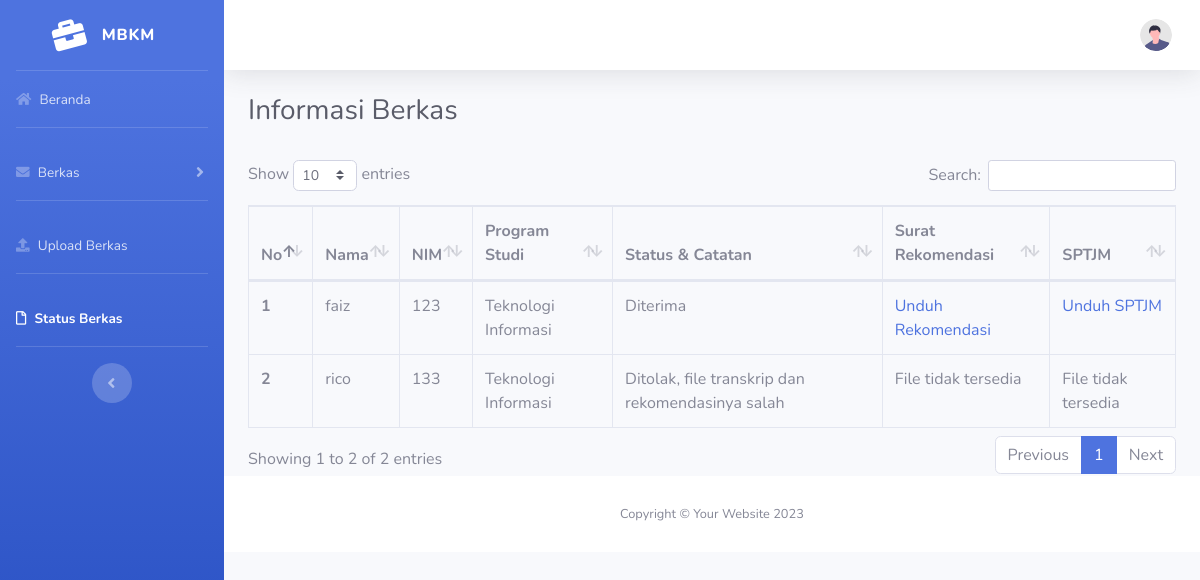
Screenshot of /sptjm.php with the database file from the repository.
### tables this page shows
CREATE TABLE `tbl_berkas` (
  `id` int(11) NOT NULL,
  `nama` varchar(255) NOT NULL,
  `nim` varchar(20) NOT NULL,
  `prodi` varchar(100) NOT NULL,
  `transkrip` varchar(255) NOT NULL,
  `pernyataan` varchar(255) NOT NULL,
  `rekomendasi` varchar(255) NOT NULL,
  `tanggal_upload` timestamp NOT NULL DEFAULT current_timestamp(),
  `catatan` text NOT NULL,
  `sptjm` varchar(255) DEFAULT NULL,
  `file_rekomendasi` varchar(255) DEFAULT NULL
);

### sptjm.php (the view, shortened to what this page needs)
<?php
require_once "koneksi.php";
$sql = "SELECT * FROM tbl_berkas";
$result = $conn->query($sql);
?>
<!DOCTYPE html>
<html lang="en">
<head>
    <link href="vendor/fontawesome-free/css/all.min.css" rel="stylesheet" type="text/css">
    <link href="css/sb-admin-2.min.css" rel="stylesheet">
    <link href="vendor/datatables/dataTables.bootstrap4.min.css" rel="stylesheet">
</head>
<body id="page-top">
    <div id="wrapper">
        <ul class="navbar-nav bg-gradient-primary sidebar sidebar-dark accordion" id="accordionSidebar">
            <a class="sidebar-brand d-flex align-items-center justify-content-center" href="index.php">
                <div class="sidebar-brand-icon rotate-n-15">
                    <i class="fas fa-briefcase"></i>
                </div>
                <div class="sidebar-brand-text mx-3">MBKM </div>
            </a>
            <hr class="sidebar-divider my-0">
            <li class="nav-item">
                <a class="nav-link" href="index.php">
                    <i class="fas fa-home"></i>
                    <span>Beranda</span></a>
            </li>
            <hr class="sidebar-divider">
            <li class="nav-item">
                <a class="nav-link collapsed" href="#" data-toggle="collapse" data-target="#collapseTwo"
                    aria-expanded="true" aria-controls="collapseTwo">
                    <i class="fas fa-envelope"></i>
                    <span>Berkas</span>
                </a>
            </li>
            <hr class="sidebar-divider">
            <li class="nav-item">
                <a class="nav-link" href="upload.php">
                    <i class="fas fa-upload"></i>
                    <span>Upload Berkas</span></a>
            </li>
            <hr class="sidebar-divider">
            <li class="nav-item active">
                <a class="nav-link" href="sptjm.php">
                <i class="far fa-file"></i>
                    <span>Status Berkas</span></a>
            </li>
            <hr class="sidebar-divider d-none d-md-block">
            <div class="text-center d-none d-md-inline">
                <button class="rounded-circle border-0" id="sidebarToggle"></button>
            </div>
        </ul>
        <div id="content-wrapper" class="d-flex flex-column">
            <div id="content">
                <nav class="navbar navbar-expand navbar-light bg-white topbar mb-4 static-top shadow">
                    <ul class="navbar-nav ml-auto">
                        <li class="nav-item dropdown no-arrow">
                            <a class="nav-link dropdown-toggle" href="#" id="userDropdown" role="button"
                                data-toggle="dropdown" aria-haspopup="true" aria-expanded="false">
                                <img class="img-profile rounded-circle"
                                    src="img/undraw_profile.svg">
                            </a>
                        </li>
                    </ul>
                </nav>
                <div class="container-fluid">
                    <div class="d-sm-flex align-items-center justify-content-between mb-4">
                        <h1 class="h3 mb-2 text-gray-800">Informasi Berkas</h1>
                    </div>
                    <form action="<?php echo htmlspecialchars($_SERVER["PHP_SELF"]); ?>" method="POST">
                    <div class="table-responsive">
                    <table class="table table-bordered" id="dataTable" width="100%" cellspacing="0">
                        <thead>
                            <tr>
                                <th>No</th>
                                <th>Nama</th>
                                <th>NIM</th>
                                <th>Program Studi</th>
                                <th>Status & Catatan</th>
                                <th>Surat Rekomendasi</th>
                                <th>SPTJM</th>
                            </tr>
                        </thead>
                        <tbody>
                    <?php
                    $no = 1;
                    if ($result->num_rows > 0) {
                    while ($row = $result->fetch_assoc()) {
                            echo "<tr>";
                            echo "<th scope='row'>" . $no . "</th>";
                            echo "<td>" . $row['nama'] . "</td>";
                            echo "<td>" . $row['nim'] . "</td>";
                            echo "<td>" . $row['prodi'] . "</td>";
                            echo "<td>" . $row['catatan'] . "</td>";
                            if (!empty($row['file_rekomendasi'])) {
                                echo "<td><a href='" . $row['file_rekomendasi'] . "' target='_blank'>Unduh Rekomendasi</a></td>";
                            } else {
                                echo "<td>File tidak tersedia</td>";
                            }
                            if (!empty($row['sptjm'])) {
                                echo "<td><a href='" . $row['sptjm'] . "' target='_blank'>Unduh SPTJM</a></td>";
                            } else {
                                echo "<td>File tidak tersedia</td>";
                            }
                            echo "</tr>";
                            $no++;
                         }
                    } else {
                        echo "<tr><td colspan='7'>Tidak ada data</td></tr>";
                    }
                    ?>
                    </tbody>
                    </table>
                    </div>
                    </form>
            </div>
            <footer class="sticky-footer bg-white">
                <div class="container my-auto">
                    <div class="copyright text-center my-auto">
                        <span>Copyright &copy; Your Website 2023</span>
                    </div>
                </div>
            </footer>
        </div>
    </div>
</body>
</html>

### rows the page displays
tbl_berkas: nama "faiz", nim "123", prodi "Teknologi Informasi", catatan "Diterima"
tbl_berkas: nama "rico", nim "133", prodi "Teknologi Informasi", catatan "Ditolak, file transkrip dan rekomendasinya salah", file_rekomendasi "File tidak tersedia", sptjm "File tidak tersedia"
